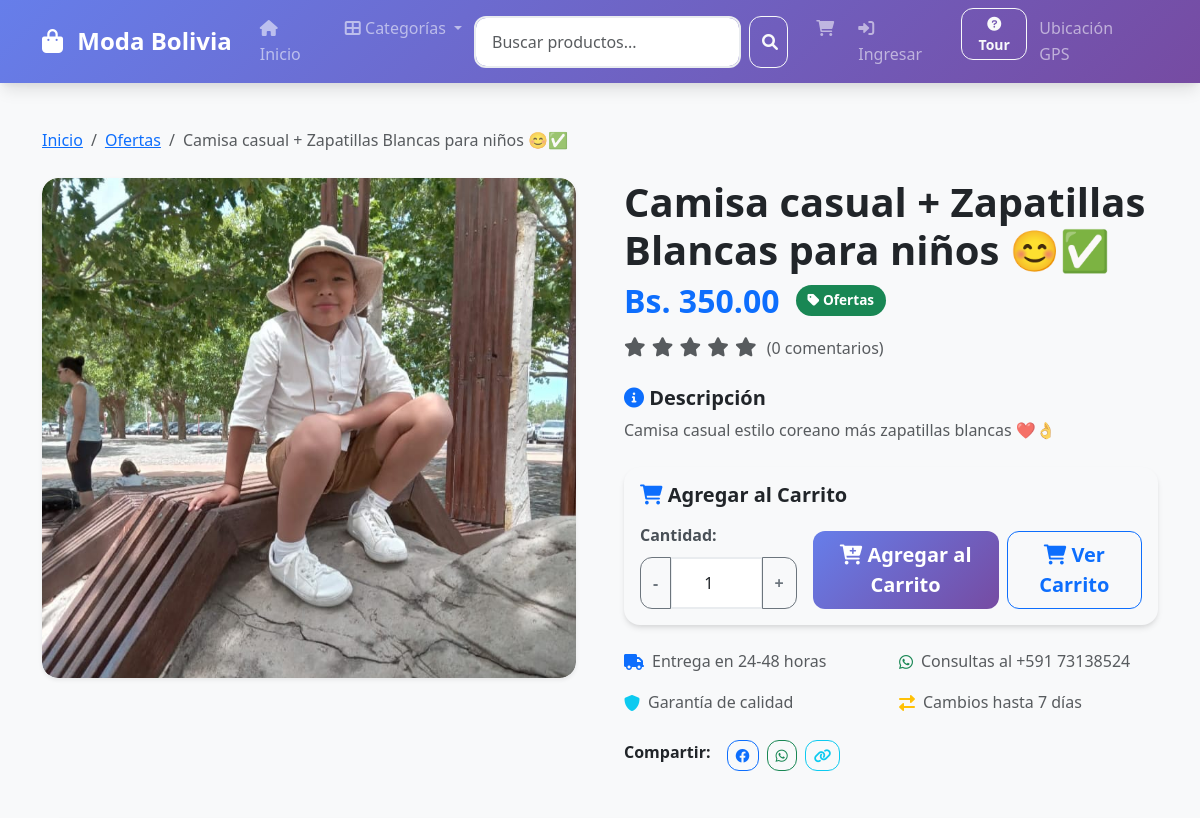
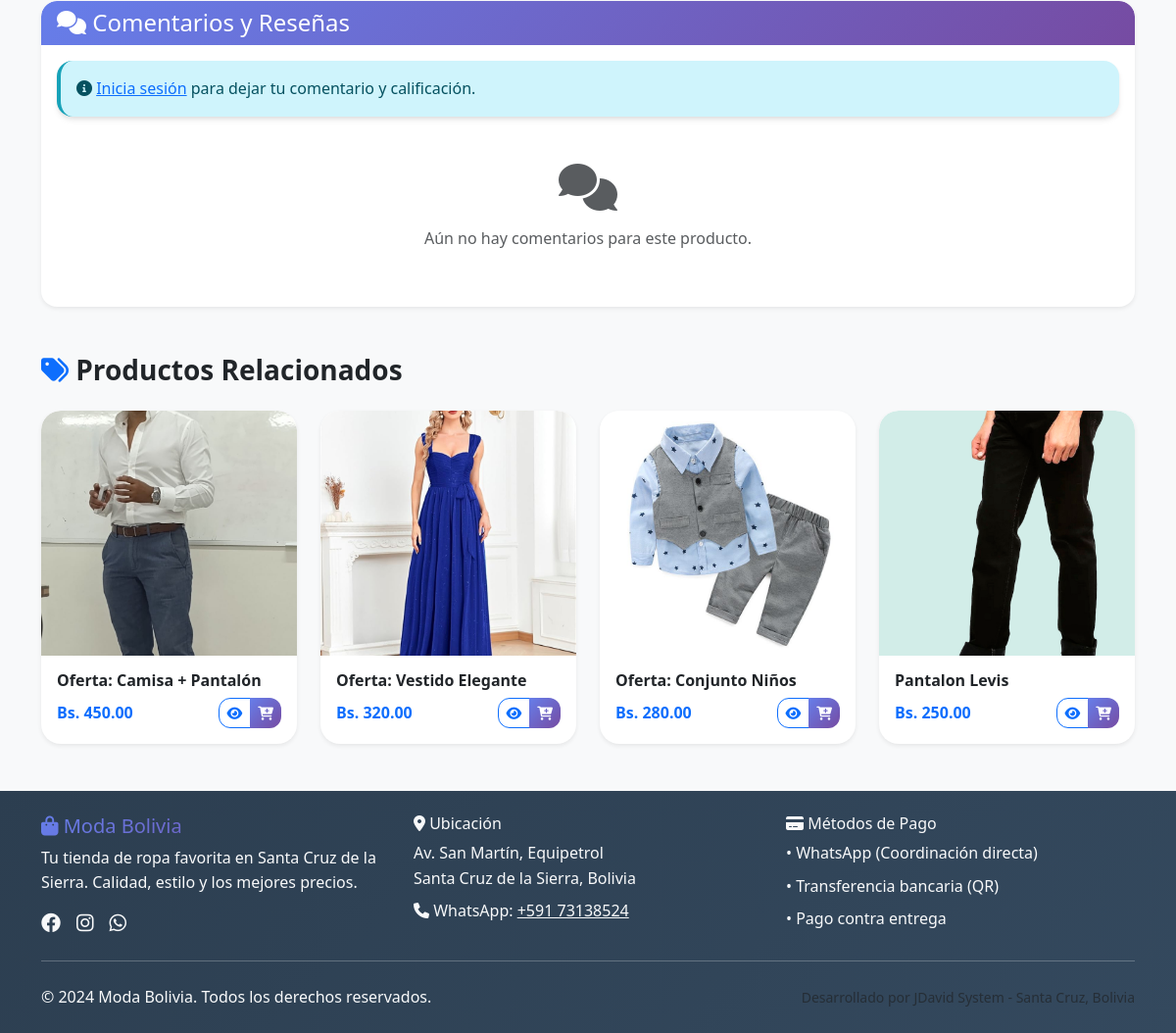
Page /producto/54 on the committed database (2 pictures, top to bottom).
### tables this page shows
CREATE TABLE categorias (
            id INTEGER PRIMARY KEY AUTOINCREMENT,
            nombre VARCHAR(50) NOT NULL,
            tipo VARCHAR(20) NOT NULL
        );

CREATE TABLE productos (
            id INTEGER PRIMARY KEY AUTOINCREMENT,
            nombre VARCHAR(200) NOT NULL,
            descripcion TEXT,
            precio DECIMAL(10,2) NOT NULL,
            stock INTEGER DEFAULT 100,
            categoria_id INTEGER,
            imagen VARCHAR(255),
            activo BOOLEAN DEFAULT 1,
            fecha_creacion TIMESTAMP DEFAULT CURRENT_TIMESTAMP,
            FOREIGN KEY (categoria_id) REFERENCES categorias(id)
        );

### app.py (the view)
@app.route('/producto/<int:producto_id>')
def detalle_producto(producto_id):
    conn = get_db_connection()
    producto = conn.execute('''
        SELECT p.*, c.nombre as categoria_nombre, c.tipo as categoria_tipo
        FROM productos p
        JOIN categorias c ON p.categoria_id = c.id
        WHERE p.id = ? AND p.activo = 1
    ''', (producto_id,)).fetchone()
    if not producto:
        flash('Producto no encontrado', 'error')
        return redirect(url_for('index'))
    usuario_id = session.get('user_id')
    if usuario_id:
        comentarios = conn.execute('''
            SELECT c.*, u.nombre as usuario_nombre
            FROM comentarios c
            JOIN usuarios u ON c.usuario_id = u.id
            WHERE c.producto_id = ? AND (c.aprobado = 1 OR c.usuario_id = ?)
            ORDER BY c.fecha DESC
        ''', (producto_id, usuario_id)).fetchall()
    else:
        comentarios = conn.execute('''
            SELECT c.*, u.nombre as usuario_nombre
            FROM comentarios c
            JOIN usuarios u ON c.usuario_id = u.id
            WHERE c.producto_id = ? AND c.aprobado = 1
            ORDER BY c.fecha DESC
        ''', (producto_id,)).fetchall()
    relacionados = conn.execute('''
        SELECT * FROM productos
        WHERE categoria_id = ? AND id != ? AND activo = 1
        LIMIT 4
    ''', (producto['categoria_id'], producto_id)).fetchall()
    conn.close()
    return render_template('producto.html',
                         producto=producto,
                         comentarios=comentarios,
                         relacionados=relacionados)

### templates/producto.html (shortened to what this page needs)
{% extends "base.html" %}
{% block content %}
<div class="container my-5" id="detalle-producto">
    <nav aria-label="breadcrumb" class="mb-4">
        <ol class="breadcrumb">
            <li class="breadcrumb-item"><a href="{{ url_for('index') }}">Inicio</a></li>
            <li class="breadcrumb-item">
                <a href="{{ url_for('buscar', categoria=producto.categoria_tipo) }}">
                    {{ producto.categoria_tipo|title }}
                </a>
            </li>
            <li class="breadcrumb-item active">{{ producto.nombre }}</li>
        </ol>
    </nav>
    <div class="row g-5">
        <div class="col-lg-6">
            <div class="card shadow-sm">
                <img src="{{ producto.imagen }}"
                     alt="{{ producto.nombre }}"
                     class="card-img-top producto-imagen-grande"
                     id="imagen-principal">
            </div>
        </div>
        <div class="col-lg-6">
            <div class="producto-info">
                <div class="mb-4">
                    <h1 class="fw-bold mb-2" id="nombre-producto">{{ producto.nombre }}</h1>
                    <div class="d-flex align-items-center gap-3 mb-3">
                        <h2 class="text-primary fw-bold mb-0" id="precio-producto">
                            Bs. {{ "%.2f"|format(producto.precio) }}
                        </h2>
                        <span class="badge bg-success">
                            <i class="fas fa-tag"></i> {{ producto.categoria_nombre }}
                        </span>
                    </div>
                    {% set calificacion_promedio = comentarios|length > 0 and (comentarios|sum(attribute='calificacion') / comentarios|length) or 0 %}
                    <div class="d-flex align-items-center gap-2 mb-3">
                        <div class="estrellas">
                            {% for i in range(1, 6) %}
                                <i class="fas fa-star {% if i <= calificacion_promedio %}text-warning{% else %}text-muted{% endif %}"></i>
                            {% endfor %}
                        </div>
                        <span class="text-muted">
                            ({{ comentarios|length }} {% if comentarios|length == 1 %}comentario{% else %}comentarios{% endif %})
                        </span>
                    </div>
                </div>
                <div class="mb-4">
                    <h5 class="fw-bold mb-2">
                        <i class="fas fa-info-circle text-primary"></i> Descripción
                    </h5>
                    <p class="text-muted">{{ producto.descripcion }}</p>
                </div>
                <div class="card bg-light mb-4" id="form-compra">
                    <div class="card-body">
                        <h5 class="card-title fw-bold mb-3">
                            <i class="fas fa-shopping-cart text-primary"></i> Agregar al Carrito
                        </h5>
                        <form id="form-agregar-carrito">
                            <div class="row g-3 align-items-end">
                                <div class="col-md-4">
                                    <label class="form-label fw-bold">Cantidad:</label>
                                    <div class="input-group">
                                        <button type="button" class="btn btn-outline-secondary"
                                                onclick="cambiarCantidad(-1)">-</button>
                                        <input type="number" class="form-control text-center"
                                               name="cantidad" id="cantidad" value="1" min="1" max="10">
                                        <button type="button" class="btn btn-outline-secondary"
                                                onclick="cambiarCantidad(1)">+</button>
                                    </div>
                                </div>
                                <div class="col-md-8">
                                    <div class="d-grid gap-2 d-md-flex justify-content-md-end">
                                        <button type="submit" class="btn btn-primary btn-lg">
                                            <i class="fas fa-cart-plus"></i> Agregar al Carrito
                                        </button>
                                        <a href="{{ url_for('carrito') }}"
                                           class="btn btn-outline-primary btn-lg">
                                            <i class="fas fa-shopping-cart"></i> Ver Carrito
                                        </a>
                                    </div>
                                </div>
                            </div>
                        </form>
                    </div>
                </div>
                <div class="row g-3 mb-4">
                    <div class="col-md-6">
                        <div class="d-flex align-items-center text-muted">
                            <i class="fas fa-truck me-2 text-primary"></i>
                            <span>Entrega en 24-48 horas</span>
                        </div>
                    </div>
                    <div class="col-md-6">
                        <div class="d-flex align-items-center text-muted">
                            <i class="fab fa-whatsapp me-2 text-success"></i>
                            <span>Consultas al +591 73138524</span>
                        </div>
                    </div>
                    <div class="col-md-6">
                        <div class="d-flex align-items-center text-muted">
                            <i class="fas fa-shield-alt me-2 text-info"></i>
                            <span>Garantía de calidad</span>
                        </div>
                    </div>
                    <div class="col-md-6">
                        <div class="d-flex align-items-center text-muted">
                            <i class="fas fa-exchange-alt me-2 text-warning"></i>
                            <span>Cambios hasta 7 días</span>
                        </div>
                    </div>
                </div>
                <div class="d-flex gap-2">
                    <span class="fw-bold me-2">Compartir:</span>
                    <a href="#" class="btn btn-outline-primary btn-sm">
                        <i class="fab fa-facebook"></i>
                    </a>
                    <a href="https://wa.me/59173138524?text=Mira este producto: {{ producto.nombre }} - Bs. {{ producto.precio }}"
                       target="_blank" class="btn btn-outline-success btn-sm">
                        <i class="fab fa-whatsapp"></i>
                    </a>
                    <a href="#" class="btn btn-outline-info btn-sm">
                        <i class="fas fa-link"></i>
                    </a>
                </div>
            </div>
        </div>
    </div>
    <div class="mt-5" id="seccion-comentarios">
        <div class="card shadow-sm">
            <div class="card-header bg-gradient-primary text-white">
                <h4 class="mb-0">
                    <i class="fas fa-comments"></i> Comentarios y Reseñas
                </h4>
            </div>
            <div class="card-body">
                {% if session.user_id %}
                <div class="mb-4" id="form-comentario">
                    <h5 class="fw-bold mb-3">Deja tu comentario</h5>
                    <form id="form-nuevo-comentario">
                        <input type="hidden" name="producto_id" value="{{ producto.id }}">
                        <div class="mb-3">
                        <label class="form-label fw-bold">Calificación:</label>
                        <div class="rating-input">
                        <input type="radio" name="calificacion" value="5" id="star5" class="star-input">
                        <label for="star5" class="star"><i class="fas fa-star"></i></label>
                        <input type="radio" name="calificacion" value="4" id="star4" class="star-input">
                        <label for="star4" class="star"><i class="fas fa-star"></i></label>
                        <input type="radio" name="calificacion" value="3" id="star3" class="star-input">
                        <label for="star3" class="star"><i class="fas fa-star"></i></label>
                        <input type="radio" name="calificacion" value="2" id="star2" class="star-input">
                        <label for="star2" class="star"><i class="fas fa-star"></i></label>
                        <input type="radio" name="calificacion" value="1" id="star1" class="star-input">
                        <label for="star1" class="star"><i class="fas fa-star"></i></label>
                            </div>
                            <style>
                                .rating-input .star-input {
                                    display: none;
                                }
                                .rating-input .star {
                                    cursor: pointer;
                                    color: #ccc;
                                    font-size: 1.5em;
                                }
                                .rating-input .star-input:checked ~ .star,
                                .rating-input .star-input:checked + .star {
                                    color: #ffc107;
                                }
                                .rating-input .star:hover,
                                .rating-input .star:hover ~ .star {
                                    color: #ffc107;
                                }
                            </style>
                        </div>
                        <div class="mb-3">
                            <label class="form-label fw-bold">Tu comentario:</label>
                            <textarea class="form-control" name="comentario" rows="3"
                                      maxlength="250" placeholder="Comparte tu experiencia con este producto..."></textarea>
                            <div class="form-text">Máximo 250 caracteres</div>
                        </div>
                        <button type="submit" class="btn btn-primary">
                            <i class="fas fa-paper-plane"></i> Enviar Comentario
                        </button>
                    </form>
                </div>
                <hr>
                {% else %}
                <div class="alert alert-info mb-4">
                    <i class="fas fa-info-circle"></i>
                    <a href="{{ url_for('login') }}">Inicia sesión</a> para dejar tu comentario y calificación.
                </div>
                {% endif %}
                {% if comentarios %}
                <div class="comentarios-lista">
                    {% for comentario in comentarios %}
                    <div class="comentario-item border-bottom pb-3 mb-3">
                        <div class="d-flex justify-content-between align-items-start mb-2">
                            <div>
                                <h6 class="fw-bold mb-1">{{ comentario.usuario_nombre }}</h6>
                                <div class="estrellas mb-1">
                                    {% for i in range(1, 6) %}
                                        <i class="fas fa-star {% if i <= comentario.calificacion %}text-warning{% else %}text-muted{% endif %} small"></i>
                                    {% endfor %}
                                </div>
                            </div>
                            <small class="text-muted">
                                {% if comentario.fecha %}
                                {{ comentario.fecha.split(' ')[0].split('-')[2] }}/{{ comentario.fecha.split(' ')[0].split('-')[1] }}/{{ comentario.fecha.split(' ')[0].split('-')[0] }}
                            {% else %}
                                Fecha no disponible
                            {% endif %}
                            </small>
                        </div>
                        <p class="mb-0">{{ comentario.comentario }}</p>
                    </div>
                    {% endfor %}
                </div>
                {% else %}
                <div class="text-center text-muted py-4">
                    <i class="fas fa-comments fa-3x mb-3"></i>
                    <p>Aún no hay comentarios para este producto.</p>
                </div>
                {% endif %}
            </div>
        </div>
    </div>
    {% if relacionados %}
    <div class="mt-5" id="productos-relacionados">
        <h3 class="fw-bold mb-4">
            <i class="fas fa-tags text-primary"></i> Productos Relacionados
        </h3>
        <div class="row g-4">
            {% for producto_rel in relacionados %}
            <div class="col-lg-3 col-md-6">
                <div class="card producto-card h-100 shadow-sm">
                    <img src="{{ producto_rel.imagen }}"
                         class="card-img-top producto-imagen"
                         alt="{{ producto_rel.nombre }}">
                    <div class="card-body">
                        <h6 class="card-title fw-bold">{{ producto_rel.nombre }}</h6>
                        <div class="d-flex justify-content-between align-items-center">
                            <h6 class="text-primary fw-bold mb-0">
                                Bs. {{ "%.2f"|format(producto_rel.precio) }}
                            </h6>
                            <div class="btn-group">
                                <a href="{{ url_for('detalle_producto', producto_id=producto_rel.id) }}"
                                   class="btn btn-outline-primary btn-sm">
                                    <i class="fas fa-eye"></i>
                                </a>
                                <button onclick="agregarAlCarrito({{ producto_rel.id }})"
                                        class="btn btn-primary btn-sm">
                                    <i class="fas fa-cart-plus"></i>
                                </button>
                            </div>
                        </div>
                    </div>
                </div>
            </div>
            {% endfor %}
        </div>
    </div>
    {% endif %}
</div>
{% endblock %}

### rows in the picture
categorias: categoria_tipo "Ofertas", categoria_nombre "Ofertas"
productos: nombre "Camisa casual + Zapatillas Blancas para niños 😊✅", imagen (picture), precio "350.00", descripcion "Camisa casual estilo coreano más zapatillas blancas ❤️👌"
productos: imagen (picture), nombre "Oferta: Camisa + Pantalón", precio "450.00"
productos: imagen (picture), nombre "Oferta: Vestido Elegante", precio "320.00"
productos: imagen (picture), nombre "Oferta: Conjunto Niños", precio "280.00"
productos: imagen (picture), nombre "Pantalon Levis", precio "250.00"

### other values in the picture
{{ comentarios|length }} "0"
